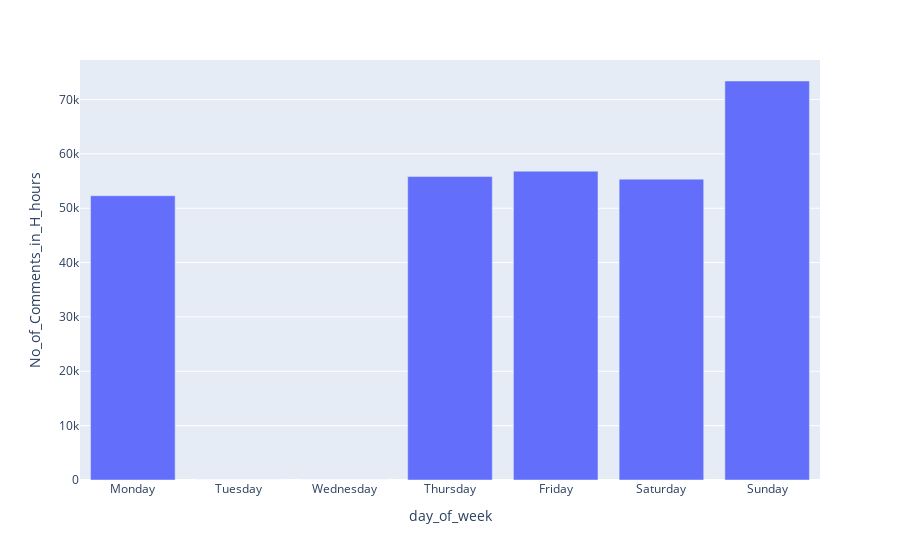

Notebook code cell kept with this figure:
### Code cell
df2=Testing.copy()
# Sélectionner les colonnes pertinentes pour l'analyse
columns = ['No_of_Comments_in_H_hours', 'Sunday', 'Monday', 'Tuesday', 'Wednesday', 'Thursday', 'Friday', 'Saturday']

# Créer une nouvelle colonne pour le jour de la semaine correspondant à chaque enregistrement
df2['day_of_week'] = df2[columns[1:]].idxmax(axis=1)

# Définir l'ordre des catégories des jours de la semaine
weekday_order = ['Monday', 'Tuesday', 'Wednesday', 'Thursday', 'Friday', 'Saturday', 'Sunday']

# Convertir la colonne 'day_of_week' en une catégorie avec l'ordre spécifié
df2['day_of_week'] = pd.Categorical(df2['day_of_week'], categories=weekday_order, ordered=True)

# Calculer la somme des commentaires par jour de la semaine
comments_by_day = df2.groupby('day_of_week')['No_of_Comments_in_H_hours'].sum()

# Créer un histogramme avec Plotly en utilisant l'ordre spécifié des jours de la semaine
fig = px.bar(comments_by_day, x=comments_by_day.index, y=comments_by_day.values, labels={'x': 'Day of week', 'y': 'No_of_Comments_in_H_hours'})
fig.show()

### Figure 1 — Plotly figure (JSON) as saved in the notebook; plotly's stock layout.template omitted (floating-point values rounded to 4 significant figures)
{"data": [{"alignmentgroup": "True", "hovertemplate": "day_of_week=%{x}<br>No_of_Comments_in_H_hours=%{y}<extra></extra>", "legendgroup": "", "marker": {"color": "#636efa", "pattern": {"shape": ""}}, "name": "", "offsetgroup": "", "orientation": "v", "showlegend": false, "textposition": "auto", "type": "bar", "x": ["Monday", "Tuesday", "Wednesday", "Thursday", "Friday", "Saturday", "Sunday"], "xaxis": "x", "y": [52296, 0, 0, 55827, 56818, 55348, 73402], "yaxis": "y"}], "layout": {"barmode": "relative", "legend": {"tracegroupgap": 0}, "margin": {"t": 60}, "xaxis": {"anchor": "y", "domain": [0, 1], "title": {"text": "day_of_week"}}, "yaxis": {"anchor": "x", "domain": [0, 1], "title": {"text": "No_of_Comments_in_H_hours"}}}}
